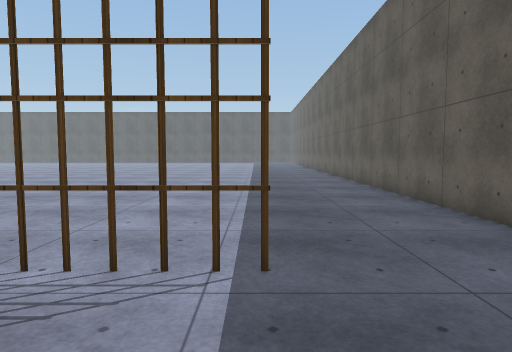
view 1 (above)

21 first-person views from a walk through a scene from a Unity 3-D project. The camera is 1.3 m above the floor, tilts 4° down and sees 75° across. The floor is counted in squares, 1 m on a side. Each view is taken from the middle of a square. On the plan, view 1 faces up. The plan holds only what a view shows up to about 14 squares ahead; the rest is blank. The place goes on beyond the plan. The player is left out. Surface patterns are stand-ins for the level's own textures.

view 2
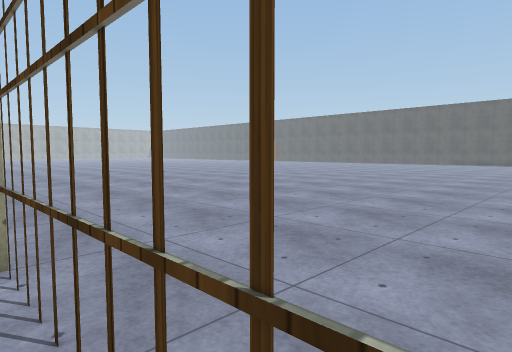

view 3
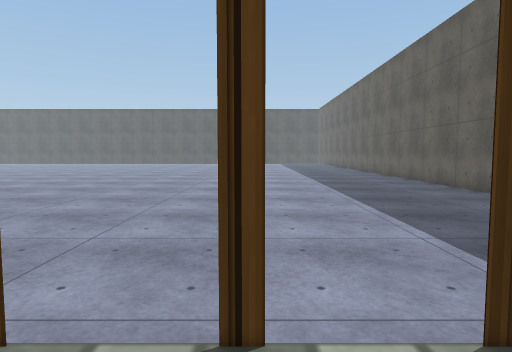

view 4
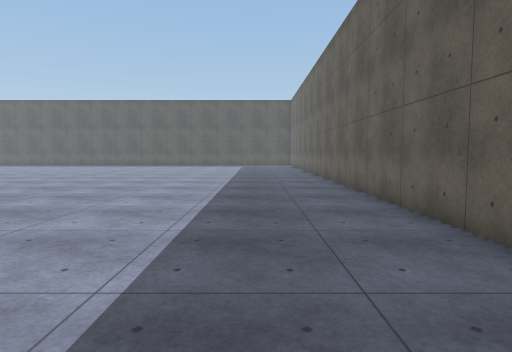

view 5
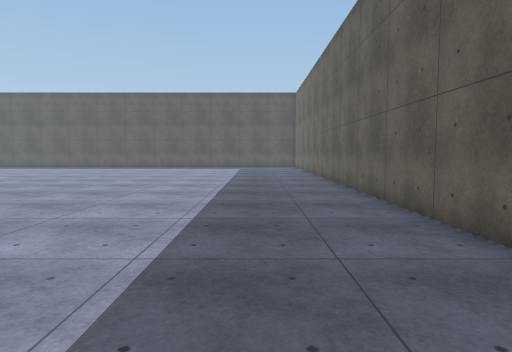

view 6
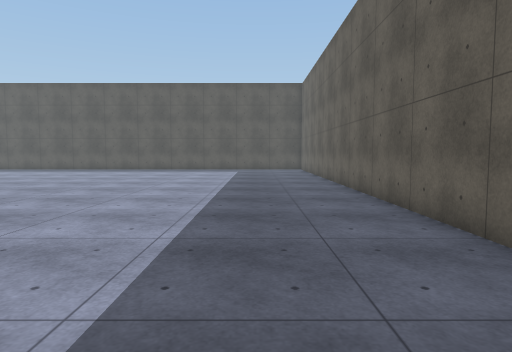

view 7
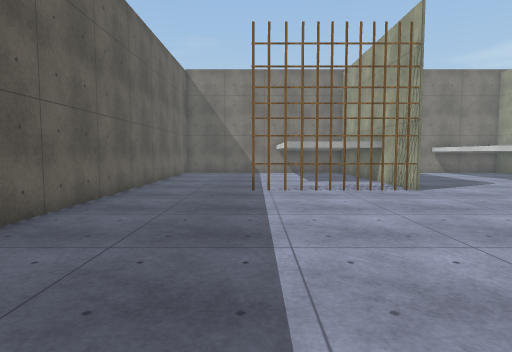

view 8
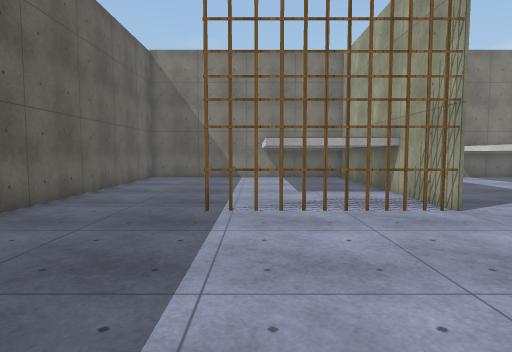

view 9
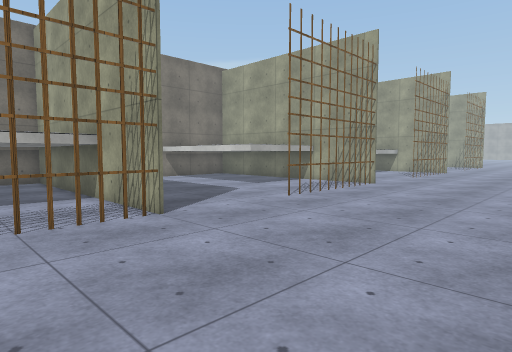

view 10
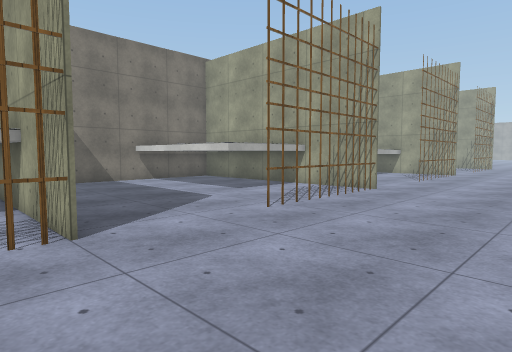

view 11
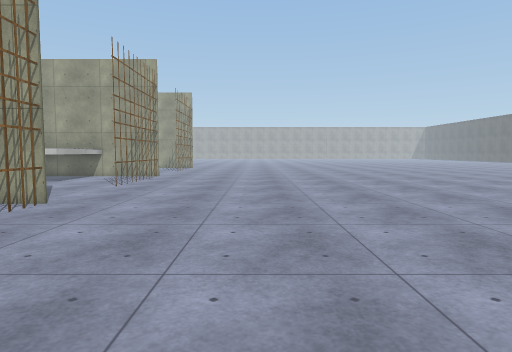

view 12
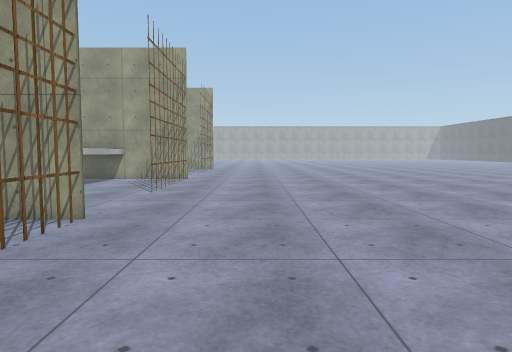

view 13
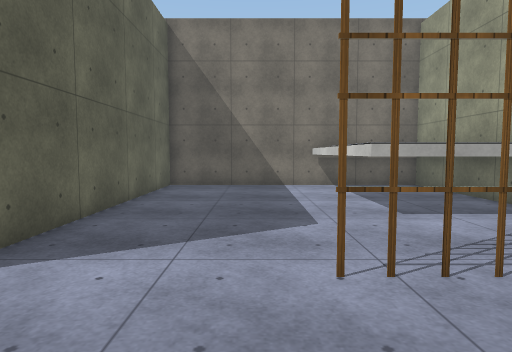

view 14
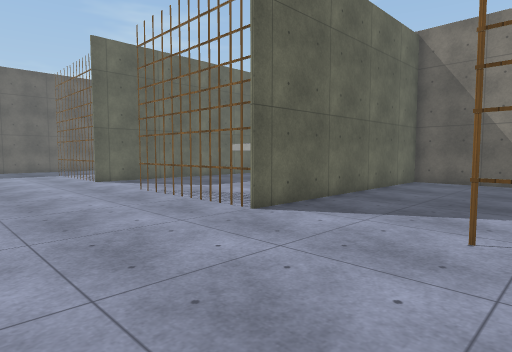

view 15
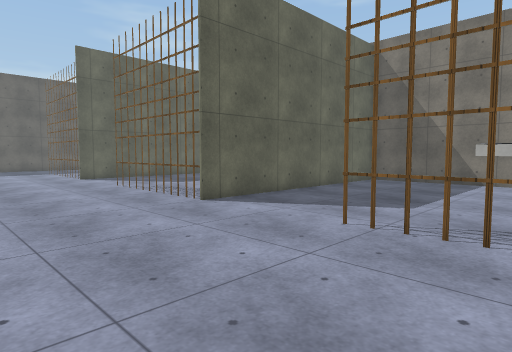

view 16
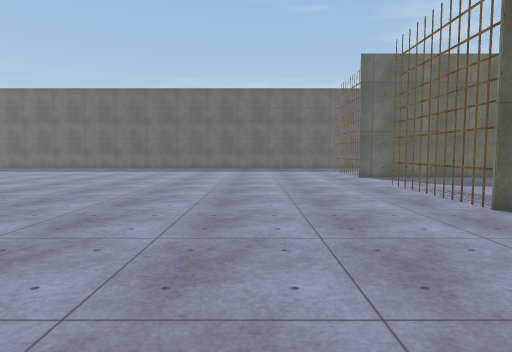

view 17
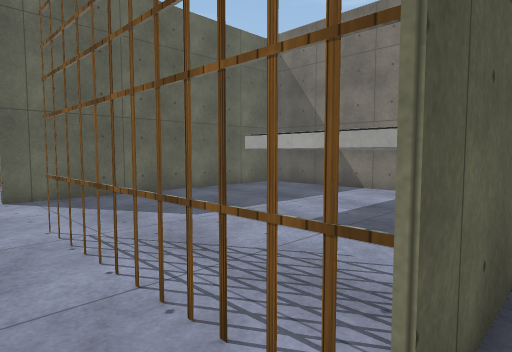

view 18
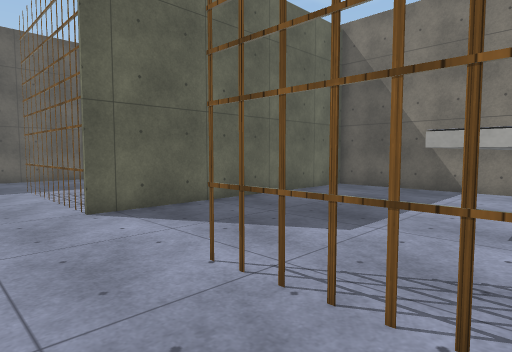

view 19
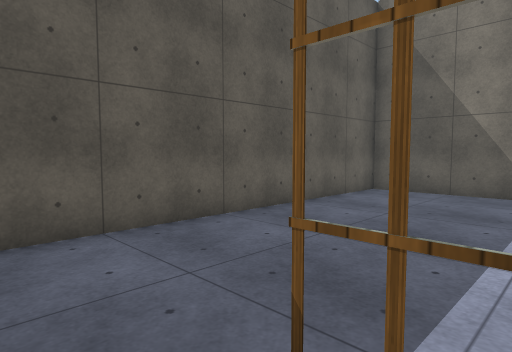

view 20
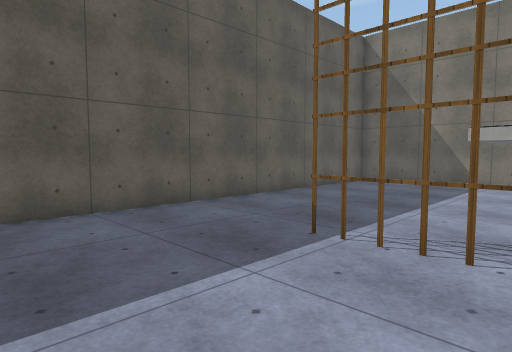

view 21
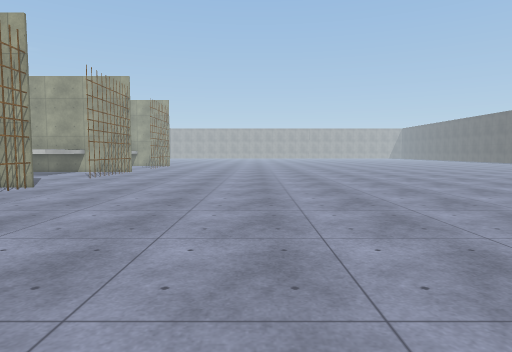

### Floor plan
Key: @ floor where view 1 was taken; # wall or solid block; x gap in a wall; . floor; = window, fence, low wall or low ledge; ^ raised ledge; T thing the floor can be seen under or through.
Columns run from 23 left of view 1 to 5 right of it. Each row starts with its distance up from view 1.
 32               ..............#
 31               ..............#
 30                .............#
 29                .............#
 28               ..............#
 27               ..............#
 26                .............#
 25                .............#
 24               ..............#
 23               ..............#
 22       ..       .............#
 21       ....     .............#
 20       .....     ............#
 19   ..  ...... ..  ...........#
 18   .............  ...........#
 17 ............................#
 16 ............................#
 15 ............................#
 14 ............................#
 13 ............................#
 12 ............................#
 11 ............................#
 10 ............................#
  9 ............................#
  8 ............................#
  7 ............................#
  6 ............................#
  5 ............................#
  4 xTT........T........TTT.....#
  3 .......##=T.TT...TTT........#
  2 .......#.........T..........#
  1 .......#.........#..........#
  0 ^^^.... ^^^^^....#^^^^#@....#
 -1   ^.....#   ^.....#    .....#
 -2   ^.....#   ^.....#    .....#
 -3   ^.....#   ^.....#    .....#
 -4   ^.....#   ^.....#    .....#
 -5   ^.....#   ^.....#    .....#
 -6 ^^^.....#   ^.....#    .....#
 -7 #########   ########  #######

Positions as (right, up) in squares from view 1, and headings:
1: (0, 0), facing up
2: (-1, 3), facing up-left
3: (-3, 3), facing up
4: (1, 10), facing up
5: (1, 14), facing up
6: (1, 18), facing up
7: (0, 15), facing down
8: (-1, 11), facing down
9: (-2, 10), facing down-left
10: (-4, 9), facing down-left
11: (-7, 9), facing left
12: (-9, 7), facing left
13: (-19, 7), facing down
14: (-21, 9), facing down-right
15: (-23, 9), facing down-right
16: (-23, 9), facing right
17: (-16, 5), facing down-right
18: (-13, 6), facing down-right
19: (-1, 5), facing down-right
20: (-3, 8), facing down-right
21: (-3, 12), facing left
